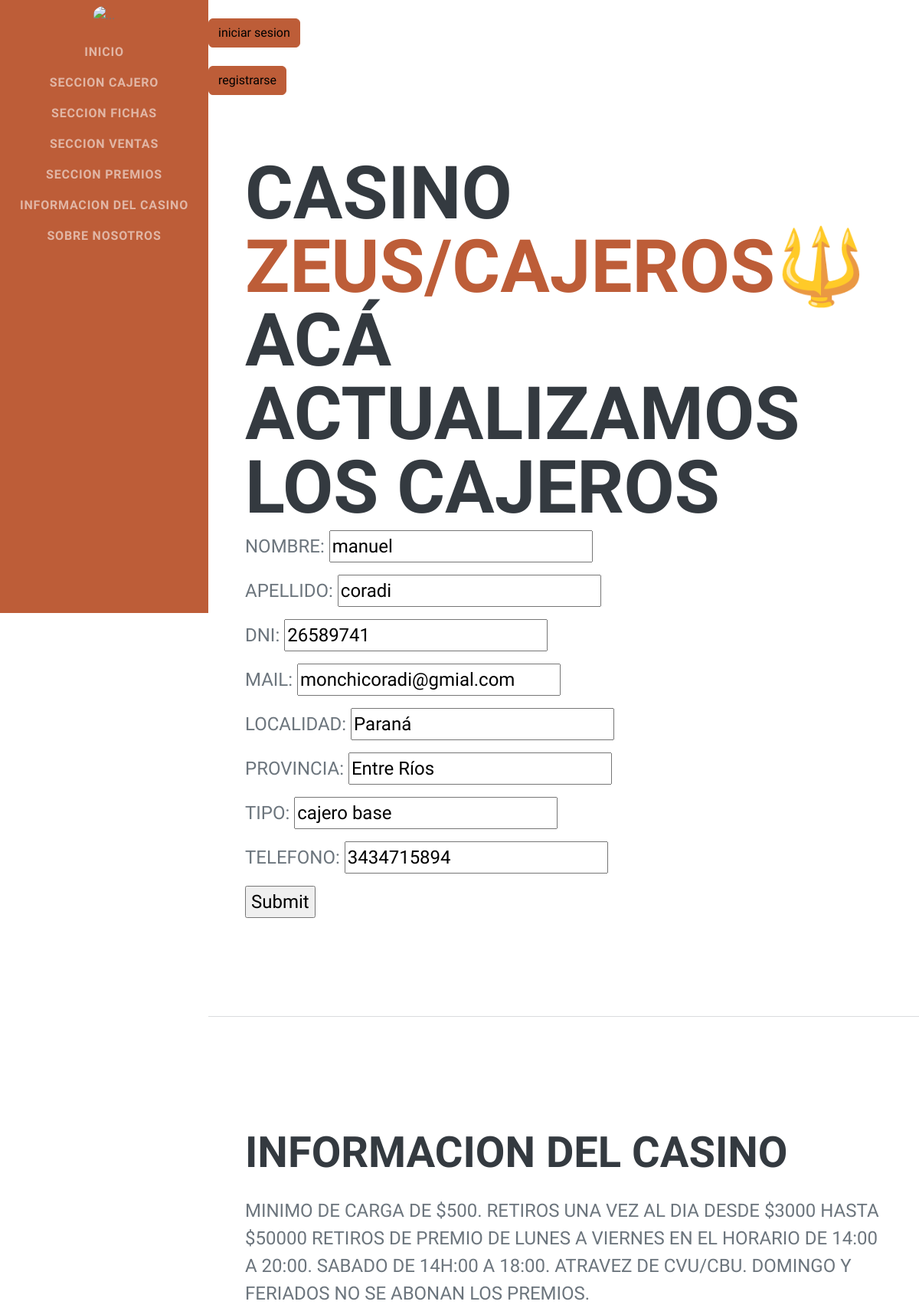
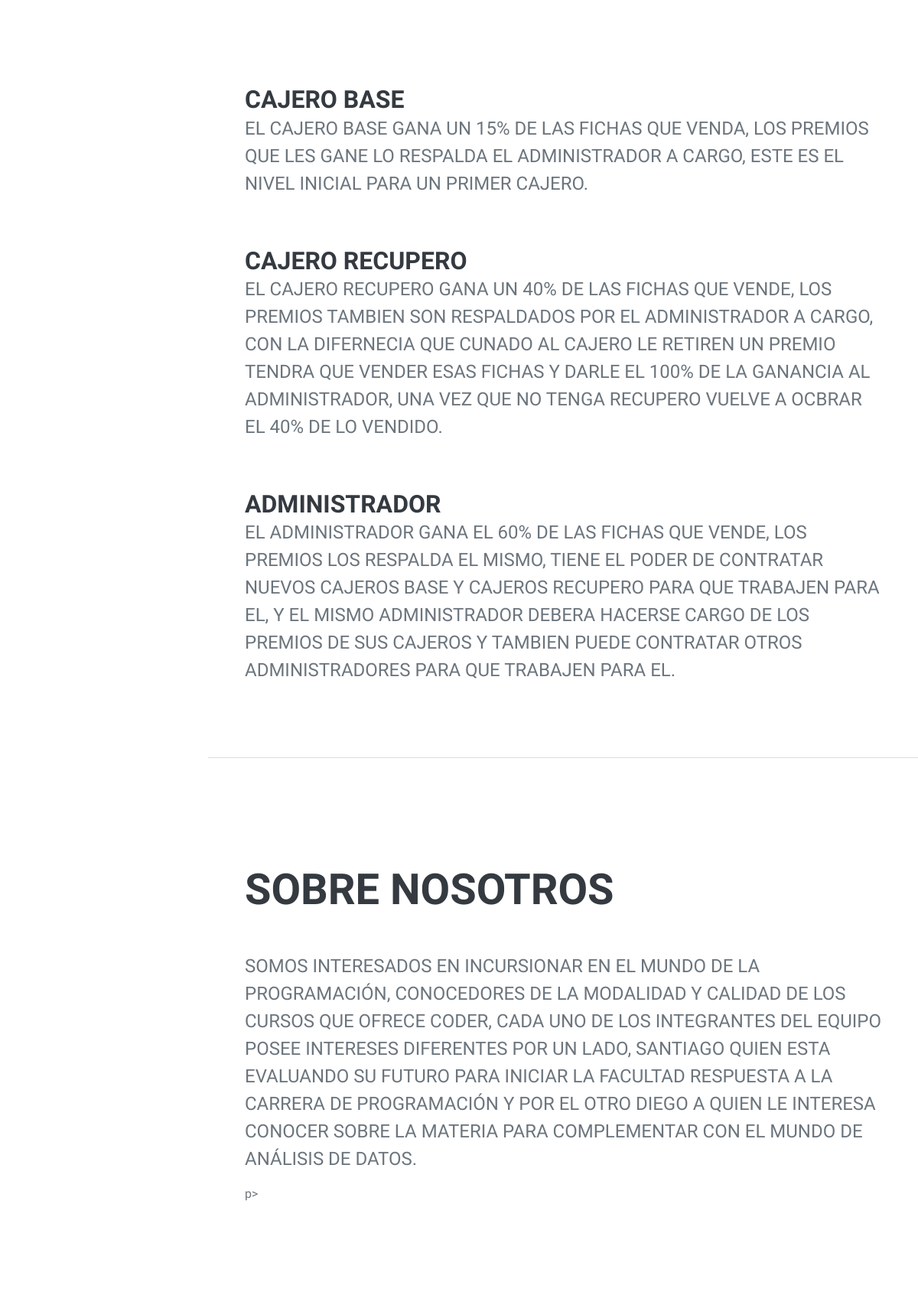
Page /actualizarcajero/manuel (upper part) on the committed database (2 pictures, top to bottom).
### Appcasino/models.py (models this page shows, shortened)
class cajeros (models.Model):
    nombre = models.CharField (max_length = 25)
    apellido = models.CharField (max_length = 25)
    dni = models.IntegerField ()
    mail = models.EmailField ()
    localidad = models.CharField (max_length = 15)
    provincia = models.CharField (max_length = 15)
    tipo = models.CharField (max_length = 15)
    telefono = models.IntegerField ()

### Appcasino/views.py (the view)
# urls.py: path("actualizarcajero/<cajero_nombre>",actualizar_cajeros, name = "actualizarcajero"),
def actualizar_cajeros(request,cajero_nombre):
    cajero_elegido =  cajeros.objects.get(nombre=cajero_nombre)
    if request.method=="POST":
        info_formulario = cajerosformulario(request.POST)
        if info_formulario.is_valid():
            info = info_formulario.cleaned_data
            cajero_elegido.nombre = info ["nombre"]
            cajero_elegido.apellido = info ["apellido"]
            cajero_elegido.dni = info ["dni"]
            cajero_elegido.mail = info ["mail"]
            cajero_elegido.localidad = info ["localidad"]
            cajero_elegido.provincia = info ["provincia"]
            cajero_elegido.tipo = info ["tipo"]
            cajero_elegido.telefono = info ["telefono"]
            cajero_elegido.save()
            return render (request,"inicio.html")
    else:
        info_formulario = cajerosformulario (initial={"nombre":cajero_elegido.nombre, "apellido":cajero_elegido.apellido, "dni":cajero_elegido.dni,
                                                       "mail":cajero_elegido.mail, "localidad":cajero_elegido.localidad, "provincia":cajero_elegido.provincia,
                                                        "tipo":cajero_elegido.tipo, "telefono":cajero_elegido.telefono })
    return render (request, "actualizar_cajero.html",{"formu":info_formulario})

### Appcasino/form.py
class cajerosformulario (forms.Form):
    nombre = forms.CharField (max_length = 25)
    apellido = forms.CharField (max_length = 25)
    dni = forms.IntegerField ()
    mail = forms.EmailField ()
    localidad = forms.CharField (max_length = 15)
    provincia = forms.CharField (max_length = 15)
    tipo = forms.CharField (max_length = 15)
    telefono = forms.IntegerField ()

### Appcasino/templates/actualizar_cajero.html (shortened to what this page needs)
{% extends "padre.html" %}
{% block titulo1 %}Casino
{% endblock %}
{% block titulo2 %}Zeus/Cajeros{% endblock %}
{% block titulo3 %}
<!DOCTYPE html>
<html lang="en">
<head>
</head>
<body>
    <h1>acá actualizamos los cajeros</h1>
    <form action="" method="POST"> {% csrf_token %}
    {{formu.as_p}}
        <input type="submit">
    </form>
</body>
</html>
{% endblock %}

### rows in the picture
cajeros: nombre "manuel", apellido "coradi", dni "26589741", mail "monchicoradi@gmial.com", localidad "Paraná", provincia "Entre Ríos", tipo "cajero base", telefono "3434715894"
